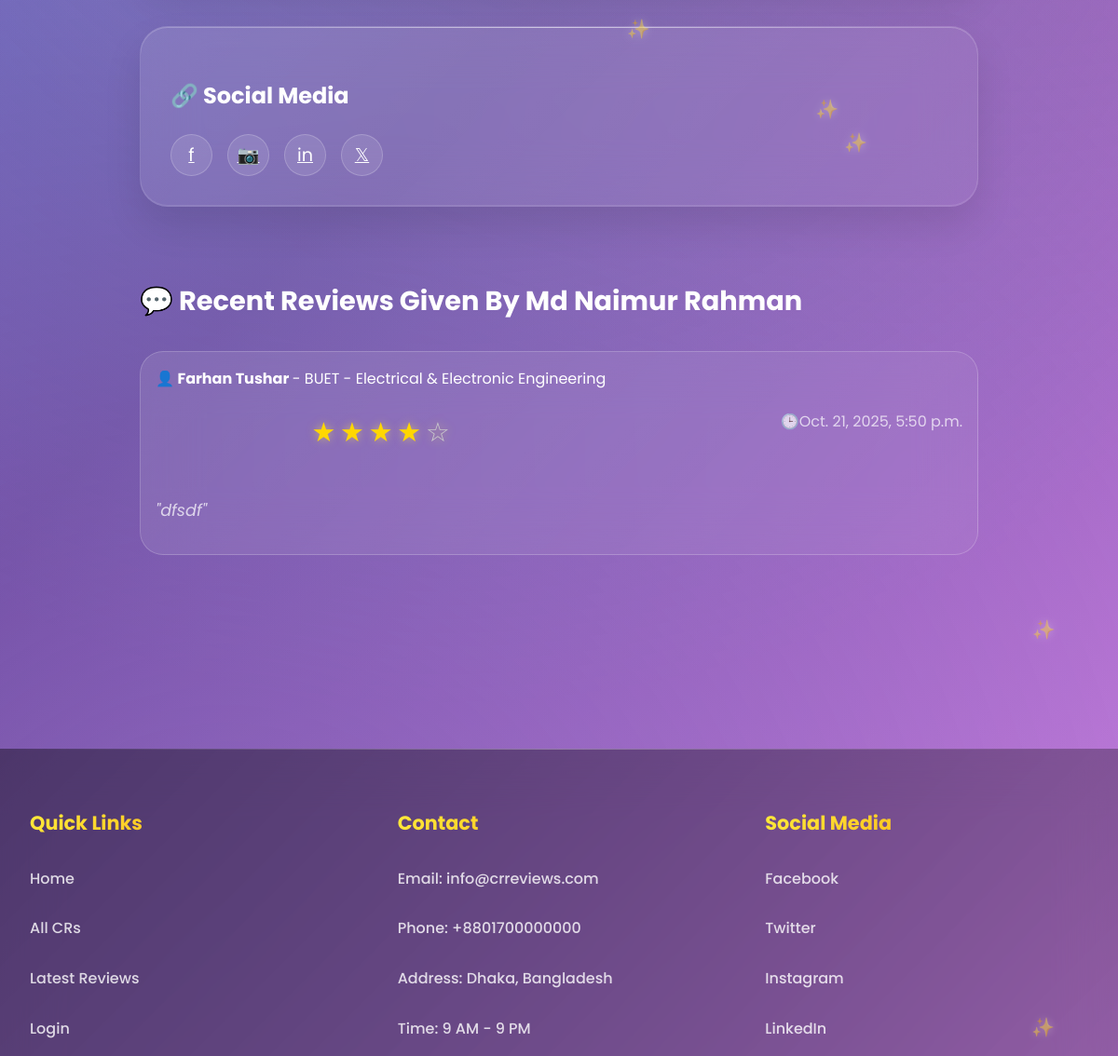
/user_view/md-naimur-rahman/ (middle part), run on an earlier commit of the app's database.
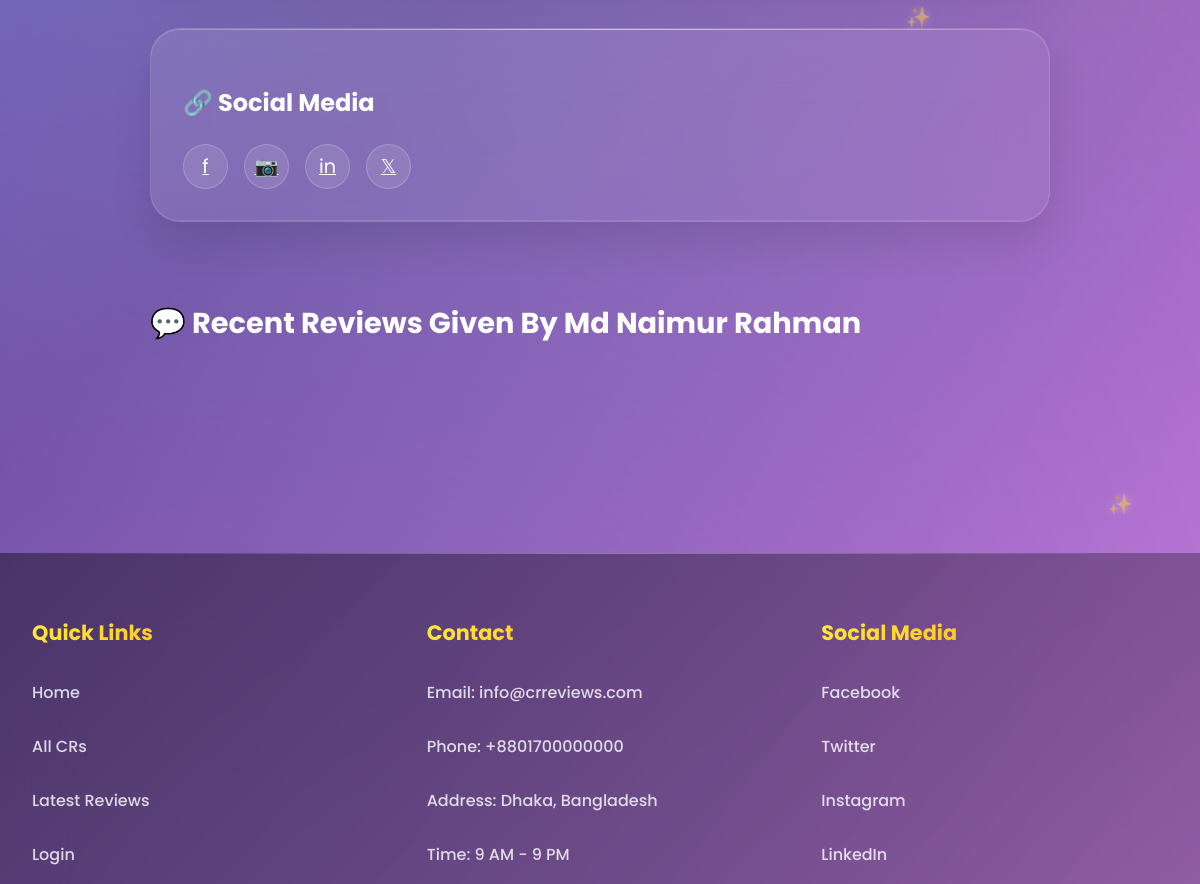
And on a later commit of the database.
### cr/models.py (models this page shows, shortened)
class Review(models.Model):
    user=models.OneToOneField('userprofile.User', on_delete=models.CASCADE,related_name='userreviews')
    cr_profile=models.ForeignKey(CrProfile, on_delete=models.CASCADE,related_name='cr_reviews')
    rating = models.PositiveSmallIntegerField()
    description = models.TextField(blank=True, null=True)
    slug = models.SlugField(unique=True, blank=True)
    created_at = models.DateTimeField(auto_now_add=True)
    updated_at = models.DateTimeField(auto_now=True)
    deleted_at = models.DateTimeField(blank=True, null=True)

class CrProfile(models.Model):
    user=models.OneToOneField('userprofile.User', on_delete=models.CASCADE,related_name='user_profile')
    university=models.ForeignKey(University, on_delete=models.CASCADE,related_name='university_crs')
    department=models.ForeignKey(Department, on_delete=models.CASCADE,related_name='department_crs')
    profile_picture = models.ImageField(upload_to='cr_profile_pictures/', blank=True, null=True)
    name = models.CharField(max_length=100)
    gender = models.CharField(choices=[('M', 'Male'), ('F', 'Female')], max_length=1)
    email = models.EmailField(blank=True, null=True)
    phone = models.CharField(max_length=30, blank=True, null=True)
    st_id = models.CharField(max_length=50, unique=True)
    batch = models.CharField(max_length=20)
    dept_batch = models.CharField(max_length=20 , blank=True, null=True)
    section = models.CharField(max_length=10)
    bio = models.TextField(blank=True, null=True)
    date_of_birth = models.DateField(blank=True, null=True)
    slug = models.SlugField(unique=True, blank=True)
    facebook_url = models.URLField(default='https://www.facebook.com/')
    instagram_url = models.URLField(default='https://www.instagram.com/')
    linkedin_url = models.URLField(default='https://www.linkedin.com/')
    created_at=models.DateTimeField(auto_now_add=True)
    updated_at=models.DateTimeField(auto_now=True)
    deleted_at=models.DateTimeField(auto_now=True,blank=True,null=True)

class University(models.Model):
    Public = "Public"
    Private = "Private"
    university_type = [
        (Public,"Public"),
        (Private,"Private"),
    ]
    title =models.CharField(max_length=100,unique=True,blank=False,null=False)
    type =models.CharField(max_length=100,choices=university_type)
    address=models.CharField(max_length=150, blank=True, null=True)
    slug=models.SlugField(blank=True,unique=True)
    created_at=models.DateTimeField(auto_now_add=True)
    updated_at=models.DateTimeField(auto_now=True)
    daleted_at=models.DateTimeField(auto_now=True,blank=True,null=True)
    def __str__(self):
        return self.title

class Department(models.Model):
    university=models.ForeignKey(University, on_delete=models.CASCADE,related_name='departments')
    title=models.CharField(max_length=50,unique=True,blank=False,null=False)
    code=models.CharField(max_length=50,unique=True,blank=True,null=True)
    slug=models.SlugField(blank=True,unique=True)
    created_at=models.DateTimeField(auto_now_add=True)
    updated_at=models.DateTimeField(auto_now=True)
    daleted_at=models.DateTimeField(auto_now=True,blank=True,null=True)
    def __str__(self):
        return self.title

### userprofile/views.py (the view)
# urls.py: path('user_view/<str:slug>/',user_view,name="user_view"),
def user_view(request,slug):
    view_user =get_object_or_404(User,slug=slug)
    review = Review.objects.filter(user=view_user).order_by('-created_at')
    paginator = Paginator(review,5)
    page_number = request.GET.get('page',1)
    try:
        review = paginator.page(page_number)
    except PageNotAnInteger:
        review = paginator.page(1)
    except EmptyPage:
        review = paginator.page(1)
    context = {
        'view_user':view_user,
        'user': request.user,
        'review':review
    }
    return render(request,'user_profile/user_view.html',context)

### userprofile/models.py (called while the page is built)
    def get_full_name(self):
        return f"{self.first_name} {self.last_name}"

### templates/user_profile/user_view.html (shortened to what this page needs)
{% extends 'base.html' %}
{% load static %}
{% block content %}
    <div id="cr-profile" class="page">
        <div class="container">
            <div style="max-width: 900px; margin: 0 auto;">
                <div class="search-section">
                    <h3 class="card-title1" style="margin-top: 1.5rem;">🔗 Social Media</h3>
                    <div class="social-links">
                        <a href="{{view_user.facebook_url}}" class="social-btn" title="Facebook">f</a>
                        <a href="{{view_user.instagram_url}}" class="social-btn" title="Instagram">📷</a>
                        <a href="{{view_user.linkedin_url}}" class="social-btn" title="LinkedIn">in</a>
                        <a href="#" class="social-btn" title="Twitter">𝕏</a>
                    </div>
                </div>
                <div class="section">
                    <h2 style="color: white; font-size: 1.8rem; font-weight: 700; margin-bottom: 2rem;">💬 Recent Reviews Given By {{view_user.get_full_name}}</h2>
                    <div id="reviews-container">
                    {% for review in review %}
                    <div class="review-card">
                    <div class="review-header">
                        <div>
                            <strong><a href="{% url 'cr_profile' review.cr_profile.slug %}" style="text-decoration: none; color: inherit;">👤 {{review.cr_profile.name}}</a>
                                </strong> - {{review.cr_profile.university}} - {{review.cr_profile.department}}
                            <div class="rating">
                                {% for i in "12345" %} {% if forloop.counter <= review.rating %}
                                <span class="star filled">★</span>
                                {% else %}
                                <span class="star">☆</span>
                                {% endif %}
                                {% endfor %}
                            </div>
                        </div>
                        <div style="color: rgba(255,255,255,0.7); font-weight: 400;">🕒{{review.created_at}}</div>
                    </div>
                    <div class="review-text">
                        "{{review.description}}"
                    </div>
                    </div>
                    {% endfor %}
                    </div>
                </div>
            </div>
        </div>
    </div>
{% endblock content %}

What changed in the data, as far as the page shows it:
removed Review: cr_profile.name "Farhan Tushar", cr_profile.university "BUET", cr_profile.department "Electrical & Electronic Engineering", rating 4 (drawn), created_at "Oct. 21, 2025, 5:50 p.m.", description "dfsdf"
